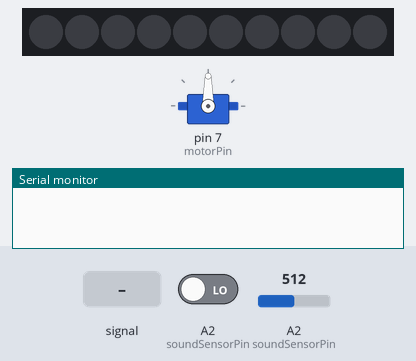
Bench run of a sketch on a simulated Arduino Uno, built with avr-gcc and run on an emulated ATmega328P. Shown: 10 RGB LEDs in strip order, left to right, servo, the last lines printed to the serial monitor. The inputs (shaded band) are chosen by the test bench; at power-on: A2 (soundSensorPin) LOW, A2 (soundSensorPin) = 512. Dim RGB values are drawn brighter than linear.

Above: at 1.2 s.
1.3 s: A2 (soundSensorPin) driven HIGH
At 1.8 s:
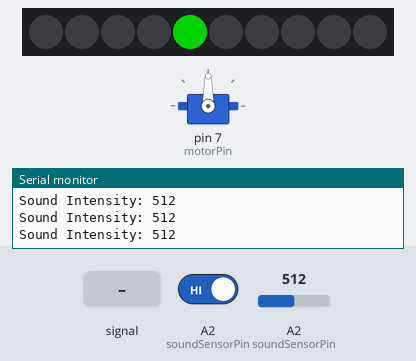
5.8 s: A2 (soundSensorPin) fed a 200 Hz sine of ±255 counts around its level
At 7.7 s:
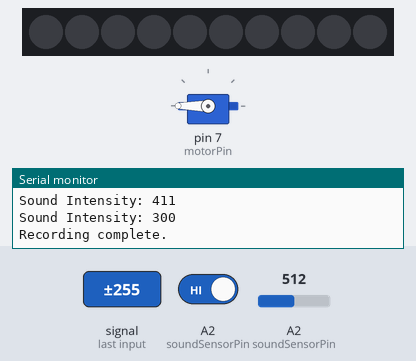
Timing chart, 0 to 25.3 s (numbered marks = the images above; inputs shaded):
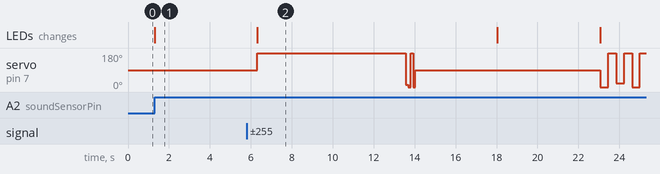

Measured:
- after the input at 1.3 s, the LEDs: change at once (image 1)

The sketch:

tictalk.ino
```cpp
#include <Adafruit_NeoPixel.h>
#include <Servo.h>

#define soundSensorPin A2
#define rgbLEDPin 4
#define motorPin 7

#define blueColor 0x0000FF
#define greenColor 0x00FF00
#define whiteColor 0xFFFFFF

Adafruit_NeoPixel strip = Adafruit_NeoPixel(10, rgbLEDPin, NEO_GRB + NEO_KHZ800); // Initialize with 10 LEDs
Servo myServo; // Create a servo object

// Declare soundData as a global variable
int soundData[100]; // Increased the number of samples
int recordedSamples;

unsigned long lastBreathTime = 0;
int breathInterval = 20; // Adjust the interval for the breathing effect

void setup() {
pinMode(soundSensorPin, INPUT);
pinMode(motorPin, OUTPUT);

strip.begin();
myServo.attach(motorPin); // Attach the servo to the motor pin

// Initial state
setColor(blueColor);
myServo.write(90); // Set the initial position of the servo to the center

Serial.begin(9600);
}

void loop() {
// State 1: Waiting for sound input
while (digitalRead(soundSensorPin) == LOW) {
// Breathing blue light during waiting
breathingBlue();
}

// State 2: Recording for 5 seconds with increased sensitivity, amplification, and intensity filtering
setColor(greenColor);
int maxIntensity = recordSound(5000, 50, 1.5, 0.5); // Record for 5 seconds with increased sensitivity, amplification, and intensity filtering

// State 3: Playback based on recorded sound intensity with limited servo motion
setColor(0); // Turn off RGB LEDs during playback
playbackRecording(maxIntensity, recordedSamples);

delay(1000);
myServo.write(90);

// State 4: Turning off for 3 seconds
setColor(0); // Turn off the light
delay(3000); // Delay for 3 seconds

// State 5: Back to waiting, turn the light blue again
setColor(blueColor);
}

void setColor(uint32_t color) {
strip.setPixelColor(4, color); // Set the color of the middle LED
strip.show(); // Update the LED
}

void breathingBlue() {
unsigned long currentTime = millis();
if (currentTime - lastBreathTime >= breathInterval) {
static float brightness = 0;
float brightnessNormalized = (sin(brightness) + 1) / 2; // Apply sine function for non-linear change
int brightnessValue = brightnessNormalized * 255; // Scale to 0-255 range
strip.setBrightness(brightnessValue); // Set the brightness
strip.setPixelColor(4, blueColor); // Set the color to blue
strip.show(); // Update the LED
brightness += 0.1; // Adjust the speed of the breathing effect
lastBreathTime = currentTime;
}
}

int recordSound(int duration, int threshold, float amplification, float intensityFilter) {
// Capture sound data
int soundIntensity;
int maxIntensity = 0;

Serial.println("Recording...");
unsigned long startTime = millis();

int dataIndex = 0;

while (millis() - startTime < duration && dataIndex < sizeof(soundData)/sizeof(soundData[0])) {
soundIntensity = analogRead(soundSensorPin);
maxIntensity = max(maxIntensity, soundIntensity);

// Store sound intensity data in the array if above the threshold and intensity filter
if (soundIntensity > threshold && soundIntensity > intensityFilter * maxIntensity) {
// Amplify the sound intensity before storing in the array
soundData[dataIndex++] = int(amplification * soundIntensity);
}

// Print sound intensity during recording (optional)
Serial.print("Sound Intensity: ");
Serial.println(soundIntensity);

// Delay to control the sampling rate
delay(100);
}

recordedSamples = dataIndex;
Serial.println("Recording complete.");
return maxIntensity;
}
void playbackRecording(int maxIntensity, int recordedSamples) {
unsigned long startTime = millis();
int duration = 5000; // Playback duration in milliseconds

// Calculate the dynamic range of the recorded sound data
int minIntensity = soundData[0];
for (int i = 1; i < recordedSamples; i++) {
minIntensity = min(minIntensity, soundData[i]);
}
int dynamicRange = maxIntensity - minIntensity;

for (int dataIndex = 0; dataIndex < recordedSamples; dataIndex++) {
int soundIntensity = soundData[dataIndex];

// Normalize the intensity value to fit within the range of 0 to 255
int normalizedIntensity = map(soundIntensity, minIntensity, maxIntensity, 0, 255);

// Map the normalized intensity to servo position
int servoPosition = map(normalizedIntensity, 0, 255, 0, 180);
myServo.write(servoPosition);

// Vary the speed based on the frequency of peaks
int delayTime = map(dataIndex, 0, sizeof(soundData)/sizeof(soundData[0]), 200, 20);
delay(delayTime);
}

// Reset the servo motor to its original position (center)
myServo.write(90);

Serial.println("Playback complete.");
}
```
